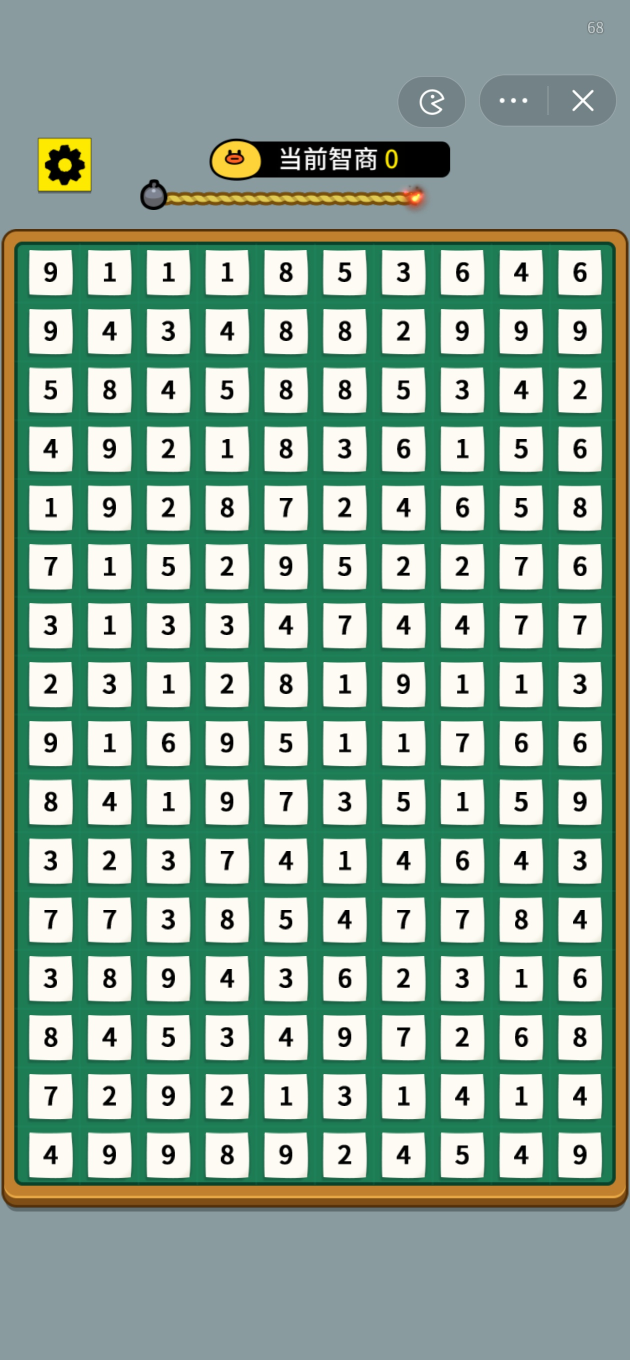
#> input picture game.jpg, 1260 x 2720 px (shown at 1/2 size)
$ python -i Fuck10.py   (imports and definitions only)
#> lines starting #> are read from the running program, lines starting #| are printed output that depends on the picture; after the words box and inside, x2 and y2 are one past the last pixel; in counts of white or black regions, pixels touching at a corner belong together
### Const.py
class _const:
    class ConstError(TypeError):
        pass

    def __setattr__(self, key, value):
        if key in self.__dict__:
            raise self.ConstError("Const change (%s)" % key)
        self.__dict__[key] = value


Const = _const()

Const.kGameCol = 10
Const.kGameRow = 16
Const.kGameSum = 10
Const.kGameImageName = 'game.jpg'
#> further down, picture is the input picture: shape (2720, 1260, 3); mean B, G, R 150.9, 168.5, 140.7

### Fuck10.py
import cv2
import numpy as np
from skimage.metrics import structural_similarity as ssim

import DataStruct as DS
from AdbHelper import AdbHelper
from Const import Const


def rect_sort(ocr_result):
    # 返回用于排序的值
    return ocr_result.rect.y * 10 + ocr_result.rect.x


def getOcrResult(image):
    # 将图像转换为灰度图
    gray = cv2.cvtColor(image, cv2.COLOR_BGR2GRAY)
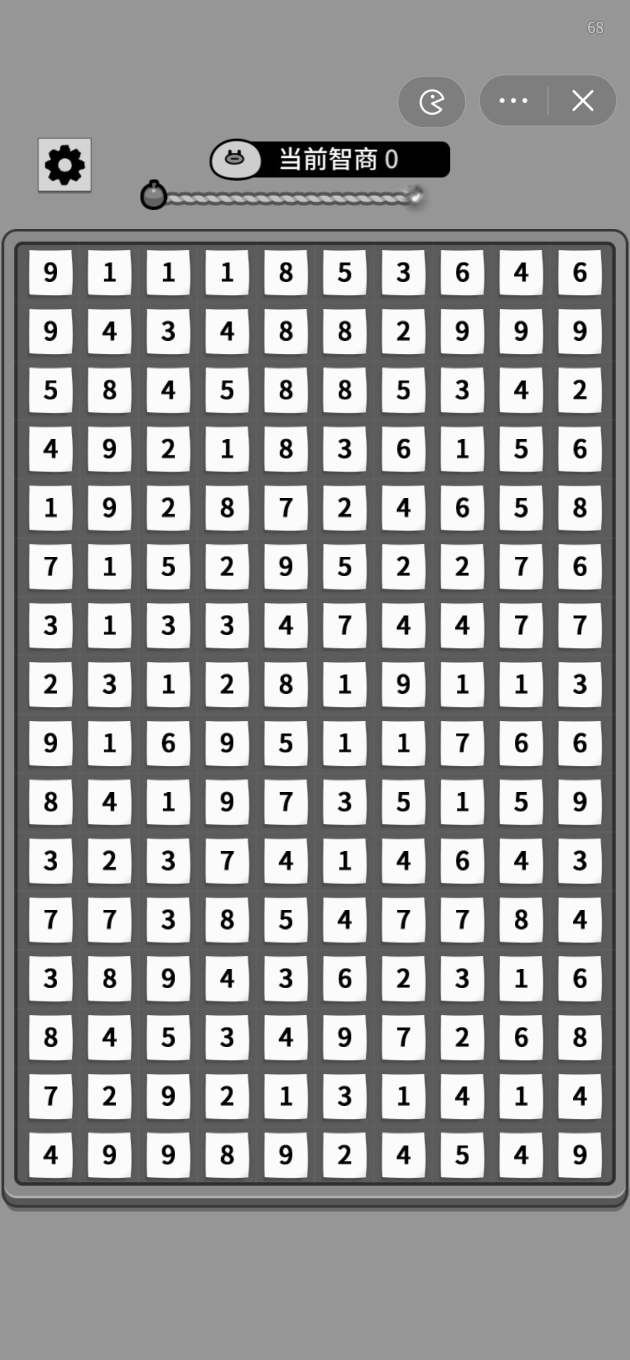
#> gray: shape (2720, 1260) (shown at 1/2 size); min 0, max 255, mean 158.1

    # 全局阈值法二值化
    threshold_value = 10  # 阈值
    max_value = 255  # 最大像素值
    ret, gray = cv2.threshold(gray, threshold_value, max_value, cv2.THRESH_BINARY)
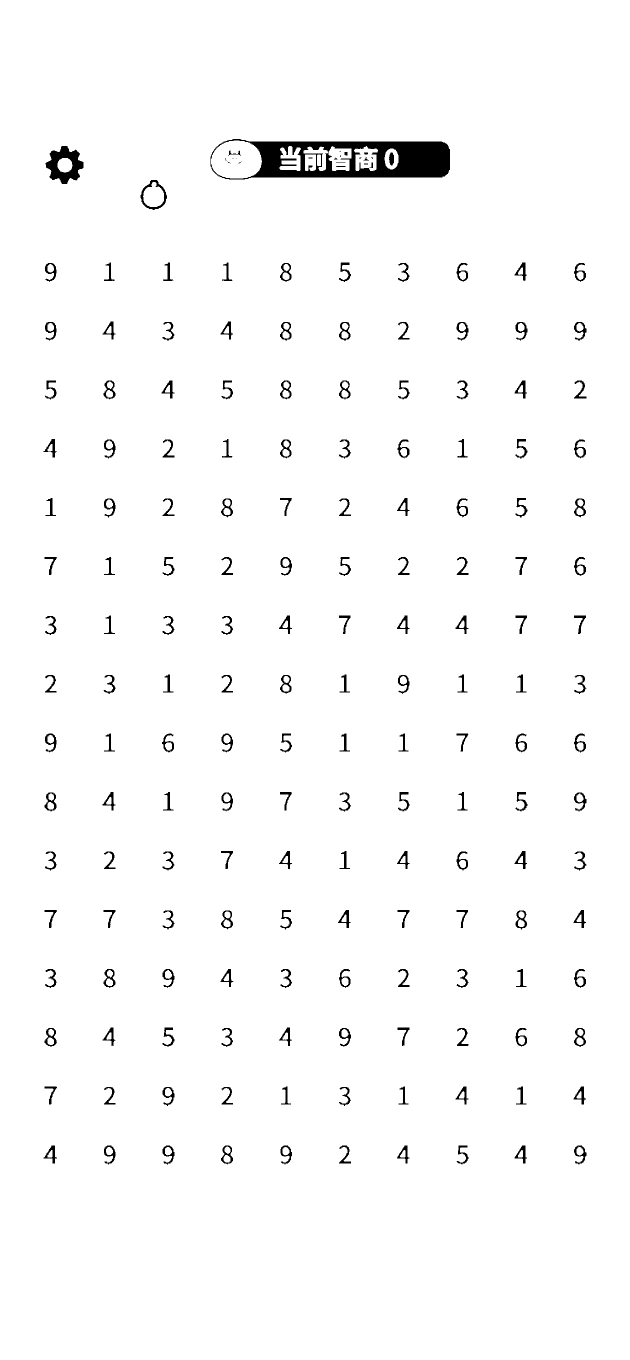
#> gray: shape (2720, 1260) (shown at 1/2 size); 97.9% white; 185 black regions (15 under 20 px), largest, box (x1, y1, x2, y2) and area: (421, 278, 900, 359) 20517, (91, 292, 167, 368) 3032, (281, 360, 334, 420) 737
#> ret = 10

    # 使用阈值化将非白色像素设为前景，白色像素设为背景
    _, thresholded = cv2.threshold(gray, 240, 255, cv2.THRESH_BINARY_INV)
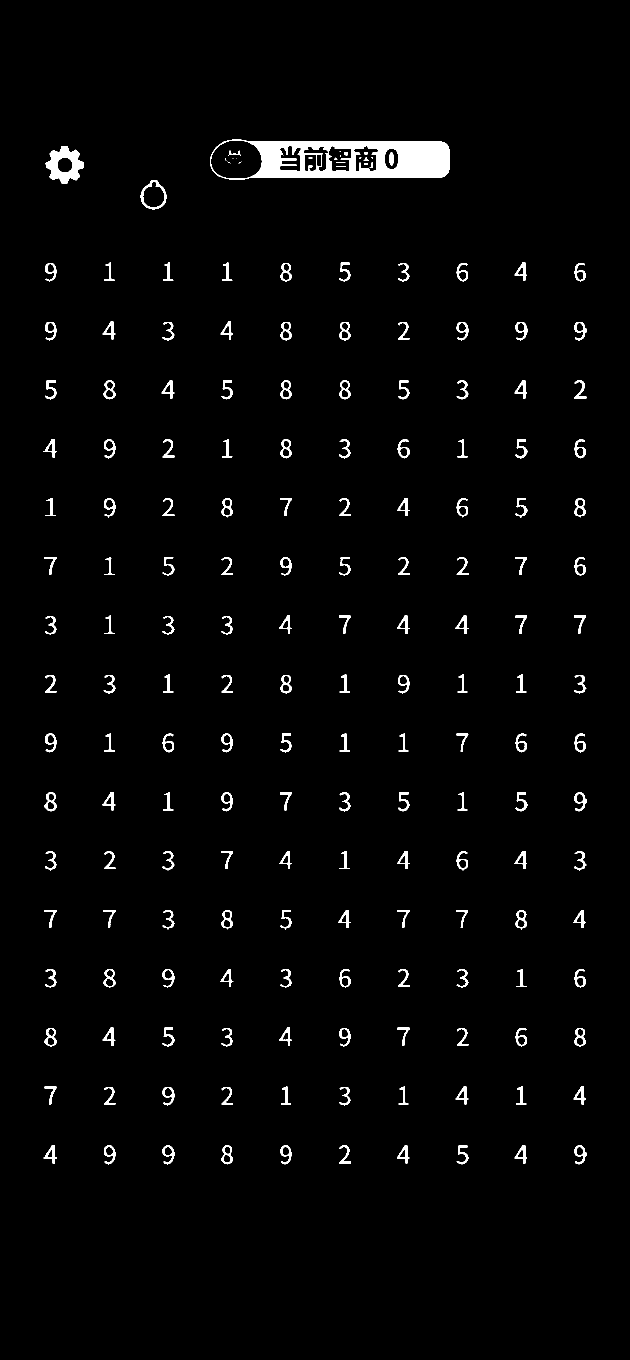
#> thresholded: shape (2720, 1260) (shown at 1/2 size); 2.1% white; 185 white regions (15 under 20 px)

    # 查找非白色像素区域的轮廓
    contours, _ = cv2.findContours(thresholded, cv2.RETR_EXTERNAL, cv2.CHAIN_APPROX_SIMPLE)
#> contours = 163 contours; largest, box (x1, y1, x2, y2) and area: (421, 278, 900, 359) 33631, (91, 292, 167, 368) 3597, (281, 360, 334, 420) 2172, (89, 1585, 113, 1623) 607, (1148, 2056, 1172, 2094) 603

    # 获取非白色像素区域的包围盒
    bounding_boxes = [cv2.boundingRect(contour) for contour in contours]
#> bounding_boxes = 163 items, first 6: (1148, 2291, 25, 38), (1029, 2291, 25, 36), (913, 2291, 24, 38), (794, 2291, 25, 36), (678, 2291, 24, 36), (561, 2291, 23, 38)

    ocr_result = []
    # 对每个包围盒进行裁剪
    for bbox in bounding_boxes:
        bx, by, bw, bh = bbox
#> bx = 1148; by = 2291; bw = 25; bh = 38
        ew = 12
        eh = 12
        bx -= ew
#> bx = 1136
        by -= eh
#> by = 2279
        bw += ew * 2
#> bw = 49
        bh += eh * 2
#> bh = 62

        digit_image = image[by:by + bh, bx:bx + bw]
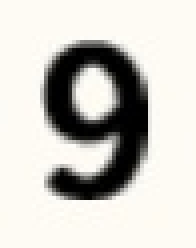
#> digit_image: shape (62, 49, 3) (shown 4 times larger); mean B, G, R 196.5, 202.1, 204.2
        # 比较图片相似度
        max_siml = -1
        max_k = -1
        gray_height, gray_width, gray_channel = digit_image.shape
#> gray_height = 62; gray_width = 49; gray_channel = 3
        gray_digit_img = cv2.cvtColor(digit_image, cv2.COLOR_BGR2GRAY)

        for k in range(1, 10):
            img = cv2.imread("std_img/" + str(k) + ".png")
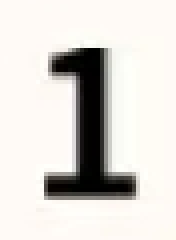
#> input picture std_img/1.png, 44 x 60 px (shown 4 times larger)
#> img is the input picture: shape (60, 44, 3); mean B, G, R 210.1, 214.5, 217.9
            gray_img = cv2.cvtColor(cv2.resize(img, (gray_width, gray_height)), cv2.COLOR_BGR2GRAY)
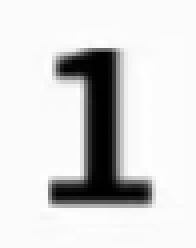
#> gray_img: shape (62, 49) (shown 4 times larger); min 0, max 254, mean 215.1
            # 计算SSIM
            similarity = ssim(gray_digit_img, gray_img)
#> similarity = 0.435
            # print("Similarity:", similarity)
            if similarity > 0.7 and similarity > max_siml:
                max_siml = similarity
                max_k = k
        # print("max Similarity: ", max_siml, " digit: ", max_k)
        if max_k != -1:
            ocr_result.append(DS.OCRResult(DS.Rect(bx, by, bw, bh), max_k))

    sorted_ocr_results = sorted(ocr_result, key=rect_sort)
    cv2.imshow("image", image)
    return sorted_ocr_results


# [76 lines left out: functions getGameMapFromOcrResult, debugInfo, getPrefixSum2, getSum10Rects, resetZero, getSteps, not called in this run]


# [52 lines not run here, left out]

>>> import cv2
>>> picture = cv2.imread('game.jpg')
#> (the run stopped early here; a loop or call above may not have finished)
